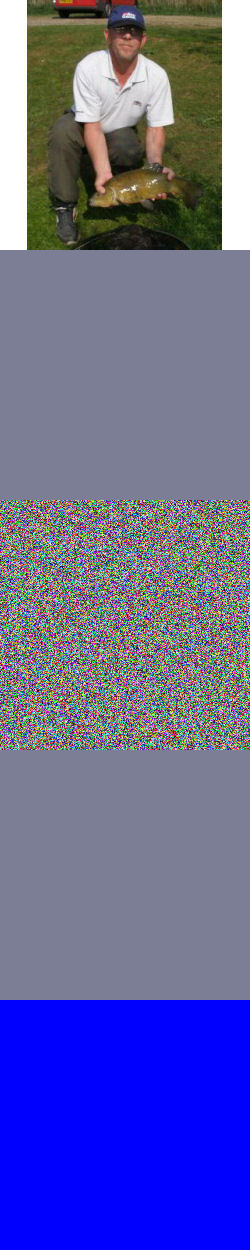
#> input picture module/test/result_20241121190030.png, 250 x 1250 px, given in place of boat.jpg, which was not available
$ python utils.py
#> lines starting #> are read from the running program, lines starting #| are printed output that depends on the picture; long printed decimals are rounded; pictures that were not available may be replaced by others from this repository, and a replacement may not be noted
import numpy as np
import cv2
import argparse
import datetime
import os

def create_mono(color, weight, height):
    color_r, color_g, color_b = color
    canvas = np.zeros((weight, height, 3))
    canvas[:, :, 0] = color_r
    canvas[:, :, 1] = color_g
    canvas[:, :, 2] = color_b
    return canvas

def create_canvas(args, goal):
    mode = args.canvas_setup
    if mode == "white":
        return np.ones_like(goal)
    elif mode == "random":
        return np.random.rand(*goal.shape)
    elif mode == "complement":
        color_goal = np.mean(goal, axis=(0, 1))
        color_canvas = 1 - color_goal
        canvas = create_mono(color_canvas, *goal.shape[:2])
        return canvas
    elif mode == "msemax":
        color_goal = np.mean(goal, axis=(0, 1))
        color_canvas = 1 - np.round(color_goal)
        print(color_canvas)
        canvas = create_mono(color_canvas, *goal.shape[:2])
        return canvas
    elif mode == "rev_comp":
        canvas = 1 - goal
        return canvas
    elif mode == "rev_msemax":
        canvas = np.round(1 - goal)
        return canvas
    # for test
    elif mode == "mean":
        color_goal = np.mean(goal, axis=(0, 1))
        print(color_goal)
        canvas = create_mono(color_goal, *goal.shape[:2])
        return canvas

def test_create_canvas():
    parser = argparse.ArgumentParser()
    parser.add_argument("--canvas_setup", type=str, default="white")
    args = parser.parse_args()

    path = "../samples/goals/boat.jpg"
    goal = cv2.cvtColor(cv2.imread(path), cv2.COLOR_BGR2RGB)/255
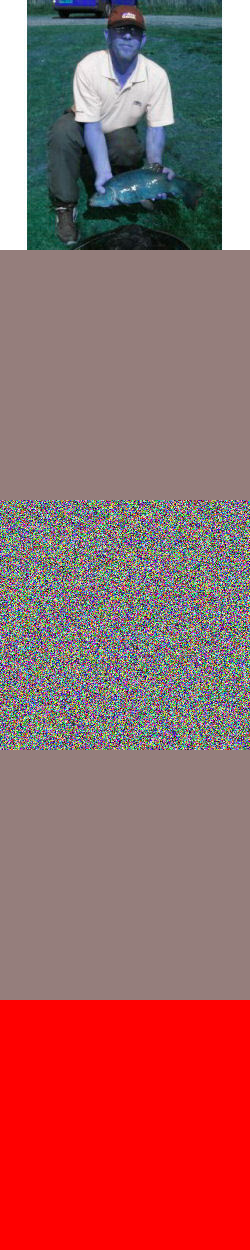
#> goal: shape (1250, 250, 3) float64; mean B, G, R 0.397, 0.398, 0.617
    goal_origin = np.uint8(goal*255)

    # white
    canvas_white = create_canvas(args, goal)
#> canvas_white: shape (1250, 250, 3) float64; every value is 1
    canvas_white = np.uint8(canvas_white*255)
#> canvas_white: shape (1250, 250, 3); every value is 255

    # mean
    args.canvas_setup = "mean"
    canvas_mean = create_canvas(args, goal)
#| [0.3969 0.398  0.6167]
#> in create_mono, `color_r, color_g, color_b = color`: color_r = 0.397; color_g = 0.398; color_b = 0.617
    canvas_mean = np.uint8(canvas_mean*255)

    # random
    args.canvas_setup = "random"
    canvas_random = create_canvas(args, goal)
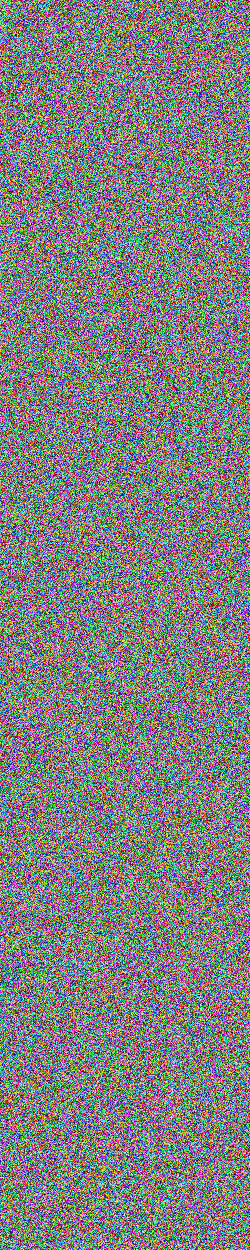
#> canvas_random: shape (1250, 250, 3) float64; mean B, G, R 0.5, 0.501, 0.5
    canvas_random = np.uint8(canvas_random*255)

    # complement
    args.canvas_setup = "complement"
    canvas_complement = create_canvas(args, goal)
#> call 2 of create_mono, with color = array of shape (3,), weight = 1250, height = 250
#> in create_mono (call 2), `color_r, color_g, color_b = color`: color_r = 0.603; color_g = 0.602; color_b = 0.383
#> in create_mono (call 2), `canvas[:, :, 2] = color_b`:
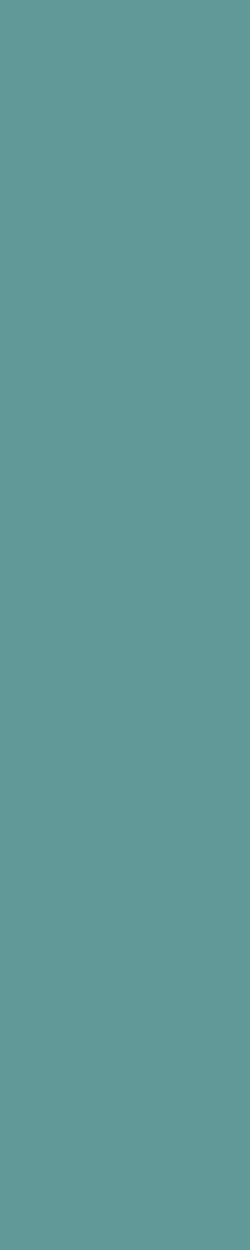
#> canvas: shape (1250, 250, 3) float64; mean of channels 0, 1, 2 0.603, 0.602, 0.383; drawn as B, G, R
    canvas_complement = np.uint8(canvas_complement*255)

    # msemax
    args.canvas_setup = "msemax"
    canvas_msemax = create_canvas(args, goal)
#| [1. 1. 0.]
#> call 3 of create_mono, with color = array of shape (3,), weight = 1250, height = 250
#> in create_mono (call 3), `color_r, color_g, color_b = color`: color_r = 1; color_b = 0
#> in create_mono (call 3), `canvas[:, :, 0] = color_r`:
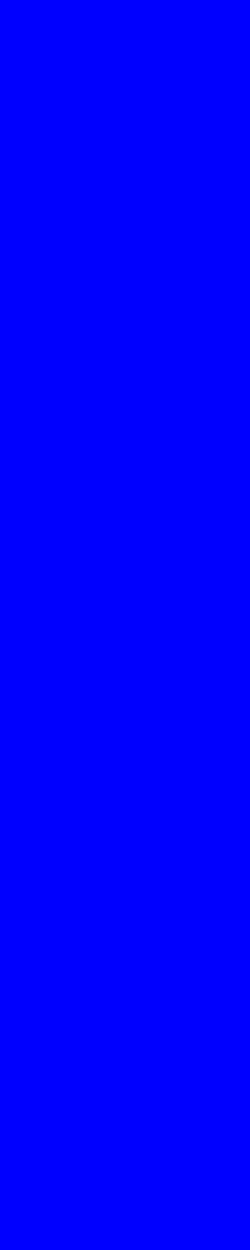
#> canvas: shape (1250, 250, 3) float64; mean of channels 0, 1, 2 1, 0, 0; drawn as B, G, R
#> in create_mono (call 3), `canvas[:, :, 1] = color_g`:
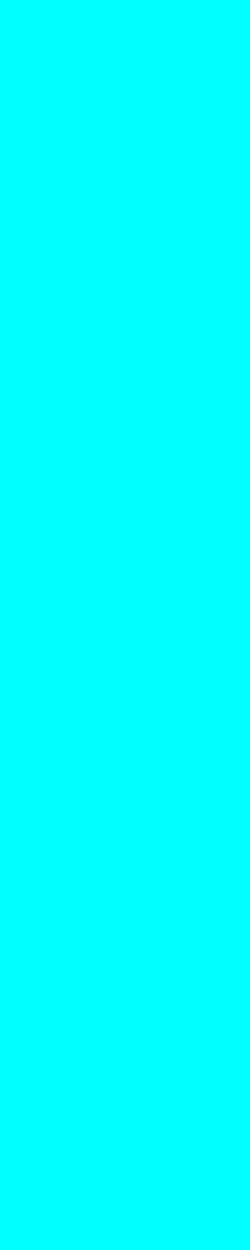
#> canvas: shape (1250, 250, 3) float64; mean of channels 0, 1, 2 1, 1, 0; drawn as B, G, R
    canvas_msemax = np.uint8(canvas_msemax*255)

    # rev_comp
    args.canvas_setup = "rev_comp"
    canvas_rev_comp = create_canvas(args, goal)
#> in create_canvas (call 6), `canvas = 1 - goal`:
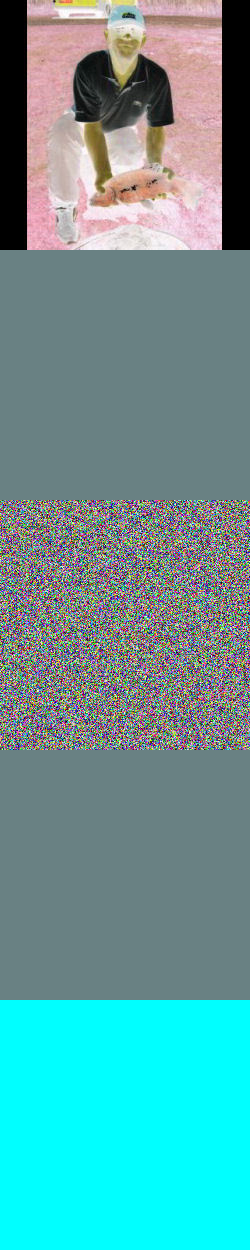
#> canvas: shape (1250, 250, 3) float64; mean B, G, R 0.603, 0.602, 0.383
    canvas_rev_comp = np.uint8(canvas_rev_comp*255)

    # rev_msemax
    args.canvas_setup = "rev_msemax"
    canvas_rev_msemax = create_canvas(args, goal)
#> in create_canvas (call 7), `canvas = np.round(1 - goal)`:
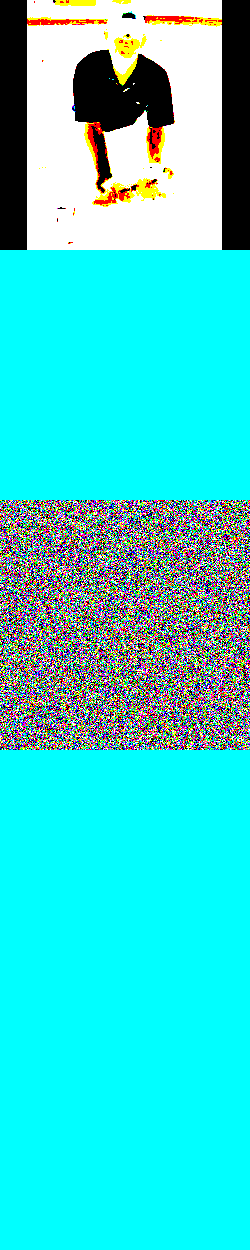
#> canvas: shape (1250, 250, 3) float64; mean B, G, R 0.821, 0.83, 0.235
    canvas_rev_msemax = np.uint8(canvas_rev_msemax*255)

    result = np.concatenate([goal_origin, canvas_mean, canvas_white, canvas_random, canvas_complement, canvas_msemax, canvas_rev_comp, canvas_rev_msemax], axis=0)
    time = datetime.datetime.now().strftime("%Y%m%d%H%M%S")
    if not os.path.exists("./test"):
        print(os.getcwd())
        raise FileNotFoundError("Directory not found")
    cv2.imwrite(f"./test/result_{time}.png", cv2.cvtColor(result, cv2.COLOR_RGB2BGR))


if __name__ == "__main__":
    test_create_canvas()

$ run again, on module/test/result_20241122142212.png
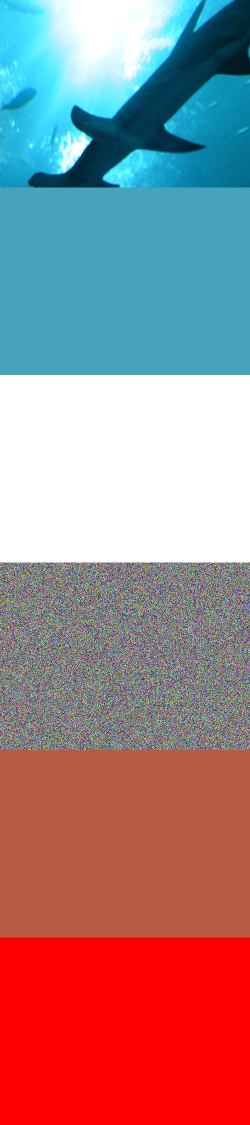
#> input picture module/test/result_20241122142212.png, 500 x 2250 px, given in place of boat.jpg, which was not available (shown at 1/2 size)
#| [0.6294 0.5226  0.5387]
#> color_r = 0.629; color_g = 0.523; color_b = 0.539
#> in test_create_canvas, `canvas_random = create_canvas(args, goal)`:
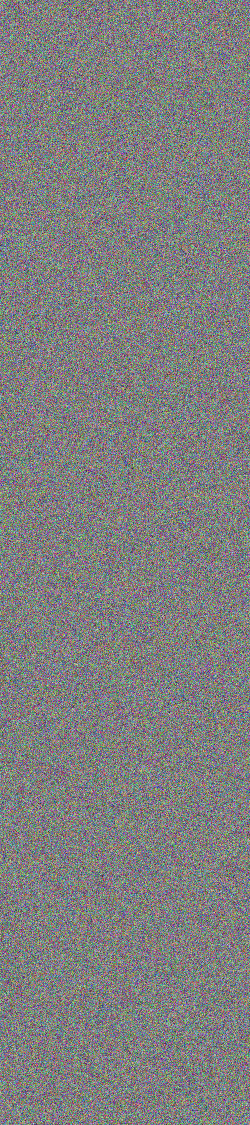
#> canvas_random: shape (2250, 500, 3) float64 (shown at 1/2 size); mean B, G, R 0.5, 0.5, 0.5
#| [0. 0. 0.]
#> canvas_msemax: shape (2250, 500, 3); every value is 0
#> in create_canvas (call 7), `canvas = np.round(1 - goal)`:
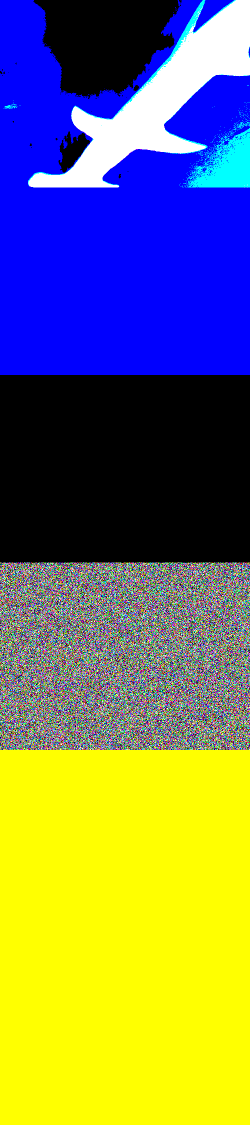
#> canvas: shape (2250, 500, 3) float64 (shown at 1/2 size); mean B, G, R 0.379, 0.472, 0.461

$ run again, on module/test/result_20241122151726.png
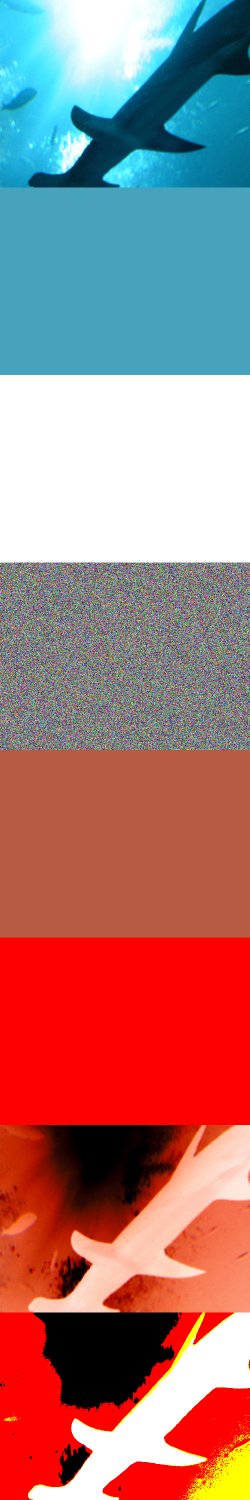
#> input picture module/test/result_20241122151726.png, 500 x 3000 px, given in place of boat.jpg, which was not available (shown at 1/2 size)
#| [0.6583 0.4773 0.4692]
#> color_r = 0.658; color_g = 0.477; color_b = 0.469
#> in test_create_canvas, `canvas_random = create_canvas(args, goal)`:
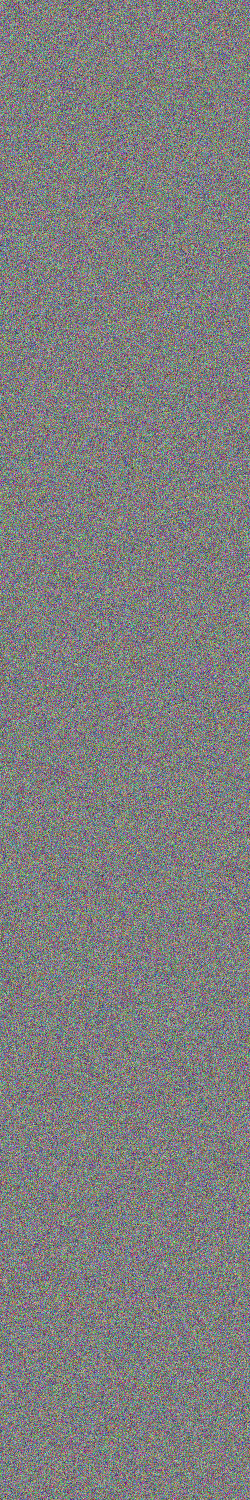
#> canvas_random: shape (3000, 500, 3) float64 (shown at 1/2 size); mean B, G, R 0.5, 0.5, 0.5
#| [0. 1. 1.]
#> in create_canvas (call 7), `canvas = np.round(1 - goal)`:
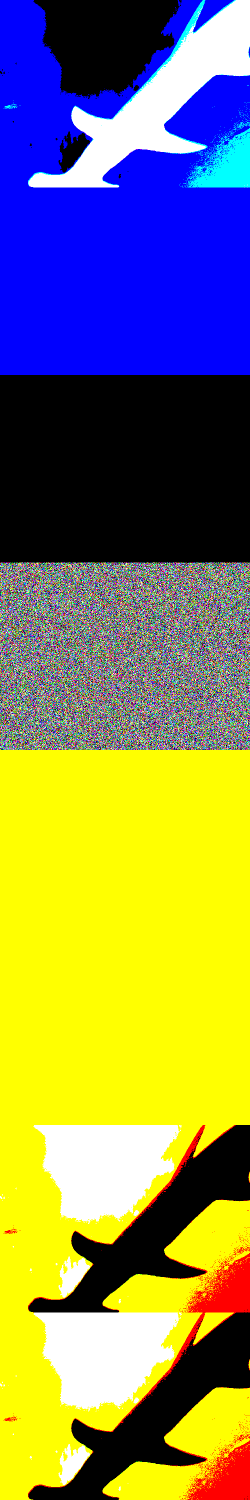
#> canvas: shape (3000, 500, 3) float64 (shown at 1/2 size); mean B, G, R 0.341, 0.522, 0.53
